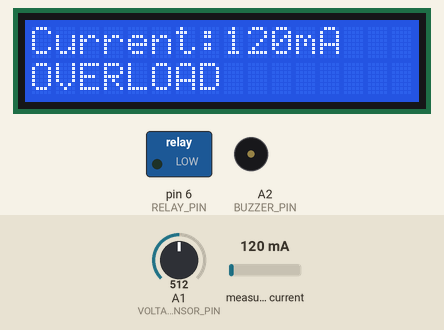
The sketch below on a simulated Arduino Uno, built with avr-gcc and run on an emulated ATmega328P. Shown: 16×2 character LCD, switched loads named in the sketch (green lamp = pin HIGH), buzzer (waves = sounding, pin HIGH). The inputs (shaded band) are chosen by the test bench; at power-on: measured current 120 mA, A1 (VOLTAGE_SENSOR_PIN) = 512. What the sketch prints to the serial monitor is not drawn.

Above: at 7.0 s.
7.1 s: measured current set to 40 mA
At 13.5 s:
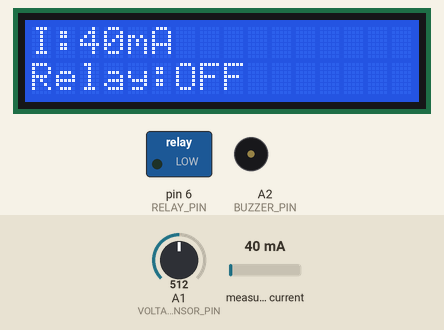
13.9 s: A1 (VOLTAGE_SENSOR_PIN) set to 716
At 20.4 s:
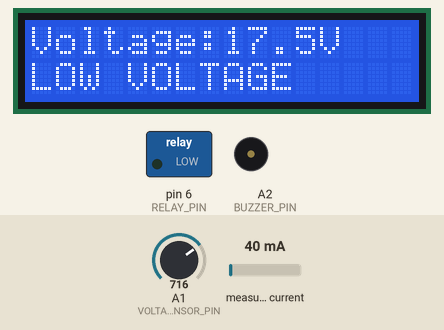
20.6 s: measured current set to 500 mA
At 23.9 s:
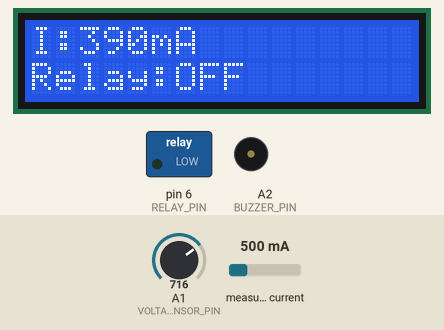
24.8 s: A1 (VOLTAGE_SENSOR_PIN) set to 900
At 31.3 s:
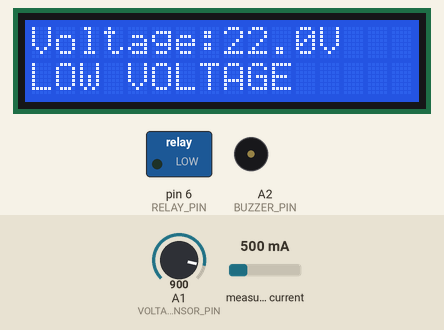
31.6 s: measured current set to 1000 mA
At 34.4 s:
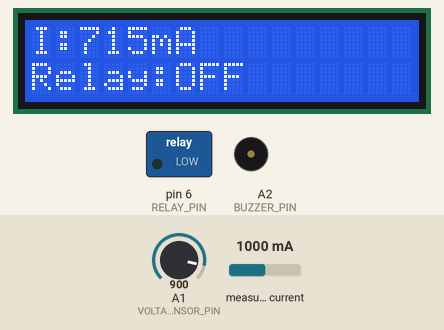
34.9 s: A1 (VOLTAGE_SENSOR_PIN) set to 1023
At 40.5 s:
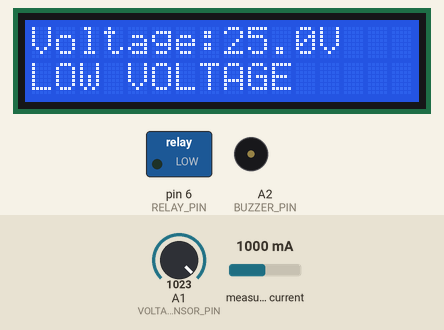
Timing chart, 0 to 42.0 s (numbered marks = the images above; inputs shaded):
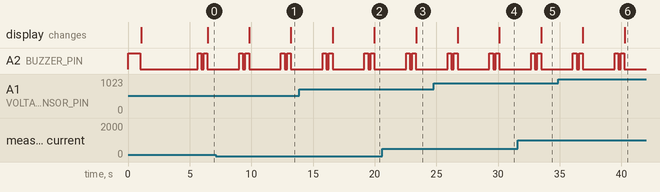

The sketch:

Solar_EV_Charging_System.ino
```cpp
/*
 * ------------------------------------------------------------
 * Project : Solar Powered Grid Integrated EV Charging Module
 * File    : Smart_Grid_Load_Monitor.ino
 * Author  : Sriram Chodavaram
 *
 * Description:
 * This program monitors AC voltage and current using a voltage
 * sensor and ACS712 current sensor. If the voltage goes out of
 * the safe range or the current exceeds the preset limit, the
 * relay disconnects the load and a buzzer alarm is activated.
 * The measured values are displayed on a 16x2 LCD and sent to
 * the Serial Monitor.
 * ------------------------------------------------------------
 */

#include <LiquidCrystal.h>
#include "ACS712.h"

/*----------------------- LCD Configuration -----------------------*/
// LCD Pins: RS, EN, D4, D5, D6, D7
LiquidCrystal lcd(13, 12, 11, 10, 9, 8);

/*---------------------- Pin Configuration ------------------------*/
const int RELAY_PIN = 6;
const int BUZZER_PIN = A2;
const int VOLTAGE_SENSOR_PIN = A1;
const int CURRENT_SENSOR_PIN = A0;

/*-------------------- Voltage Divider Values ---------------------*/
const float R1 = 30000.0;
const float R2 = 7500.0;

/*---------------------- Safety Thresholds -------------------------*/
const float CURRENT_HIGH = 0.05;     // 50 mA
const float VOLTAGE_LOW = 200.0;     // Minimum Safe Voltage
const float VOLTAGE_HIGH = 250.0;    // Maximum Safe Voltage

/*----------------------- Global Variables ------------------------*/
float inputVoltage = 0.0;
float outputVoltage = 0.0;
float loadCurrent = 0.0;
int adcValue = 0;

unsigned long lastUpdate = 0;
int displayStep = 0;

/*--------------------- Current Sensor Object ---------------------*/
ACS712 ACS(CURRENT_SENSOR_PIN, 5.0, 1023, 100);

/*=============================================================
                        SETUP FUNCTION
=============================================================*/
void setup()
{
    pinMode(RELAY_PIN, OUTPUT);
    pinMode(BUZZER_PIN, OUTPUT);

    // Startup Beep
    digitalWrite(BUZZER_PIN, HIGH);
    delay(1000);
    digitalWrite(BUZZER_PIN, LOW);

    // LCD Initialization
    lcd.begin(16, 2);
    lcd.clear();
    lcd.print("LOAD MONITOR");
    lcd.setCursor(0, 1);
    lcd.print("SMART GRID");

    delay(2000);

    Serial.begin(9600);

    // Automatically calibrate ACS712 zero point
    ACS.autoMidPoint();
}

/*=============================================================
                  READ CURRENT FROM ACS712
=============================================================*/
float readCurrent()
{
    float totalCurrent = 0;

    for (int i = 0; i < 100; i++)
    {
        totalCurrent += ACS.mA_AC() / 1000.0;
        delay(5);
    }

    return totalCurrent / 100.0;
}

/*=============================================================
                  READ INPUT VOLTAGE
=============================================================*/
float readVoltage()
{
    adcValue = analogRead(VOLTAGE_SENSOR_PIN);

    outputVoltage = (adcValue * 5.0) / 1023.0;

    inputVoltage = outputVoltage / (R2 / (R1 + R2));

    return inputVoltage;
}

/*=============================================================
                  BUZZER ALARM PATTERN
=============================================================*/
void alarmPattern()
{
    digitalWrite(BUZZER_PIN, HIGH);
    delay(300);

    digitalWrite(BUZZER_PIN, LOW);
    delay(200);

    digitalWrite(BUZZER_PIN, HIGH);
    delay(300);

    digitalWrite(BUZZER_PIN, LOW);
}

/*=============================================================
                        MAIN PROGRAM
=============================================================*/
void loop()
{
    // Read Sensor Values
    loadCurrent = readCurrent();
    inputVoltage = readVoltage();

    // Protection Logic
    if (loadCurrent > CURRENT_HIGH ||
        inputVoltage < VOLTAGE_LOW ||
        inputVoltage > VOLTAGE_HIGH)
    {
        digitalWrite(RELAY_PIN, LOW);
        alarmPattern();
    }
    else
    {
        digitalWrite(RELAY_PIN, HIGH);
    }

    // LCD Update Every 2 Seconds
    if (millis() - lastUpdate > 2000)
    {
        switch (displayStep)
        {
            // Display Current
            case 0:
                lcd.clear();
                lcd.print("Current:");
                lcd.print(loadCurrent * 1000, 0);
                lcd.print("mA");

                lcd.setCursor(0, 1);

                if (loadCurrent > CURRENT_HIGH)
                    lcd.print("OVERLOAD");
                else
                    lcd.print("NORMAL");

                break;

            // Display Voltage
            case 1:
                lcd.clear();

                lcd.print("Voltage:");
                lcd.print(inputVoltage, 1);
                lcd.print("V");

                lcd.setCursor(0, 1);

                if (inputVoltage < VOLTAGE_LOW)
                    lcd.print("LOW VOLTAGE");
                else if (inputVoltage > VOLTAGE_HIGH)
                    lcd.print("HIGH VOLTAGE");
                else
                    lcd.print("STABLE");

                break;

            // Display Relay Status
            case 2:
                lcd.clear();

                lcd.print("I:");
                lcd.print(loadCurrent * 1000, 0);
                lcd.print("mA");

                lcd.setCursor(0, 1);

                lcd.print("Relay:");

                if (digitalRead(RELAY_PIN))
                    lcd.print("ON");
                else
                    lcd.print("OFF");

                break;
        }

        // Serial Output
        Serial.print("Current : ");
        Serial.print(loadCurrent * 1000, 0);
        Serial.print(" mA");

        Serial.print(" | Voltage : ");
        Serial.print(inputVoltage, 1);
        Serial.print(" V");

        Serial.print(" | Relay : ");

        if (digitalRead(RELAY_PIN))
            Serial.println("ON");
        else
            Serial.println("OFF");

        displayStep = (displayStep + 1) % 3;
        lastUpdate = millis();
    }
}
```

Measured:
- after the input at 20.6 s, the display: changes after 2.8 s (image 3)
- after the input at 31.6 s, the display: changes after 1.9 s (image 5)
